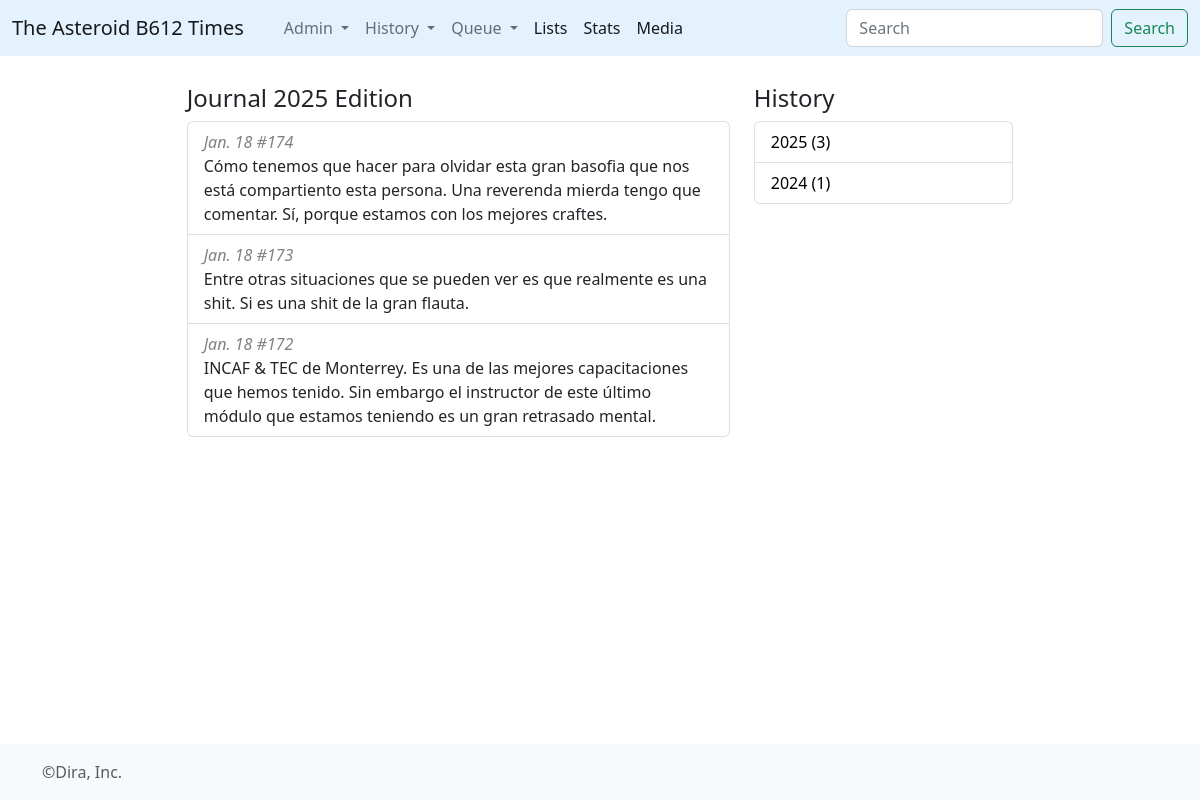
/journal/1, run on the app's committed database.
### times/models.py (models this page shows, shortened)
class Wiki(models.Model):
	wtype = models.ForeignKey(WikiType,on_delete=models.CASCADE)
	title = models.CharField(max_length=512)
	info = models.TextField()
	created_at = models.DateTimeField(auto_now=True)
	updated_at = models.DateTimeField(null=True,blank=True)
	@property
	def cleantext(self):
		n_corte = self.info.find('==headtext==')
		if n_corte == -1:
			return self.info
		else:
			return self.info.replace('==headtext==','')

### times/views.py (the view)
# urls.py: path('journal/<y>', views.journal, name='journal'),
def journal(request,y):
	max_year = Wiki.objects.filter(wtype__id=8).order_by('-updated_at').first()
	if int(y)==1:
		y = max_year.updated_at.strftime('%Y')
	anhos = Wiki.objects.filter(wtype__id=8).values('updated_at__year').annotate(qitems=Count('id')).order_by('-updated_at__year')
	posts = Wiki.objects.filter(wtype__id=8,updated_at__year=int(y)).order_by('-updated_at','-id')
	return render(request,'journal.html',{'posts':posts,'anhos':anhos,'anho':int(y)})

### times/templates/journal.html (shortened to what this page needs)
{% extends 'base_listing.html' %}
{% block contenido %}
<article>
		<h4>Journal {{anho}} Edition</h4>
	  <ul class="list-group" reversed>
        {% for a in posts %}
          <li class="list-group-item">
          	<span style="color:grey;"><i>{{a.updated_at|date:"N j"}} #{{a.id}}</i></span><br>
            {{a.cleantext|safe}}
          </li>
        {% endfor %}
      </ul>
</article>
<br>
{% endblock%}
{% block rightbar %}
<br>
<h4>History</h4>
      <ul class="list-group">
        {% for d in anhos %}
          <li class="list-group-item d-flex justify-content-between align-items-center">
          <a href="{% url 'journal' d.updated_at__year %}" style="color:black; text-decoration: none;"> {{d.updated_at__year}} ({{d.qitems}})</a>
          </li>
        {% endfor %}
      </ul>
{% endblock %}

### data on the page
Wiki: updated_at "Jan. 18", id "174", cleantext "Cómo tenemos que hacer para olvidar esta gran basofia que nos está compartiento esta persona. Una reverenda mierda tengo que comentar. Sí, porque estamos con los mejores craftes."
Wiki: updated_at "Jan. 18", id "173", cleantext "Entre otras situaciones que se pueden ver es que realmente es una shit. Si es una shit de la gran flauta."
Wiki: updated_at "Jan. 18", id "172", cleantext "INCAF & TEC de Monterrey. Es una de las mejores capacitaciones que hemos tenido. Sin embargo el instructor de este último módulo que estamos teniendo es un gran retrasado mental."

### other printed values
{{ anho }} "2025"
{{ d.updated_at__year }} "2025" "2024"
{{ d.qitems }} "3" "1"
